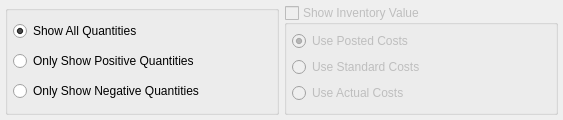
<?xml version="1.0" encoding="UTF-8"?>
<ui version="4.0">
 <comment>This file is part of the xTuple ERP: PostBooks Edition, a free and
open source Enterprise Resource Planning software suite,
Copyright (c) 1999-2011 by OpenMFG LLC, d/b/a xTuple.
It is licensed to you under the Common Public Attribution License
version 1.0, the full text of which (including xTuple-specific Exhibits)
is available at www.xtuple.com/CPAL.  By using this software, you agree
to be bound by its terms.</comment>
 <class>dspQOH</class>
 <widget class="QWidget" name="dspQOH">
  <property name="geometry">
   <rect>
    <x>0</x>
    <y>0</y>
    <width>563</width>
    <height>120</height>
   </rect>
  </property>
  <property name="windowTitle">
   <string>Quantities on Hand</string>
  </property>
  <layout class="QGridLayout" name="gridLayout">
   <item row="0" column="0">
    <widget class="QGroupBox" name="_showGroup">
     <property name="title">
      <string/>
     </property>
     <layout class="QVBoxLayout">
      <item>
       <widget class="QRadioButton" name="_showAll">
        <property name="text">
         <string>Show All Quantities</string>
        </property>
        <property name="checked">
         <bool>true</bool>
        </property>
       </widget>
      </item>
      <item>
       <widget class="QRadioButton" name="_showPositive">
        <property name="text">
         <string>Only Show Positive Quantities</string>
        </property>
       </widget>
      </item>
      <item>
       <widget class="QRadioButton" name="_showNegative">
        <property name="text">
         <string>Only Show Negative Quantities</string>
        </property>
       </widget>
      </item>
     </layout>
    </widget>
   </item>
   <item row="0" column="1">
    <widget class="QGroupBox" name="_showValue">
     <property name="enabled">
      <bool>false</bool>
     </property>
     <property name="title">
      <string>Show Inventory Value</string>
     </property>
     <property name="checkable">
      <bool>true</bool>
     </property>
     <property name="checked">
      <bool>false</bool>
     </property>
     <layout class="QVBoxLayout">
      <item>
       <widget class="QRadioButton" name="_usePostedCosts">
        <property name="text">
         <string>Use Posted Costs</string>
        </property>
        <property name="checked">
         <bool>true</bool>
        </property>
       </widget>
      </item>
      <item>
       <widget class="QRadioButton" name="_useStandardCosts">
        <property name="text">
         <string>Use Standard Costs</string>
        </property>
       </widget>
      </item>
      <item>
       <widget class="QRadioButton" name="_useActualCosts">
        <property name="text">
         <string>Use Actual Costs</string>
        </property>
       </widget>
      </item>
     </layout>
    </widget>
   </item>
  </layout>
 </widget>
 <layoutdefault spacing="5" margin="5"/>
 <pixmapfunction>qPixmapFromMimeSource</pixmapfunction>
 <tabstops>
  <tabstop>_showAll</tabstop>
  <tabstop>_showPositive</tabstop>
  <tabstop>_showNegative</tabstop>
  <tabstop>_usePostedCosts</tabstop>
  <tabstop>_useStandardCosts</tabstop>
  <tabstop>_useActualCosts</tabstop>
 </tabstops>
 <resources/>
 <connections/>
</ui>
